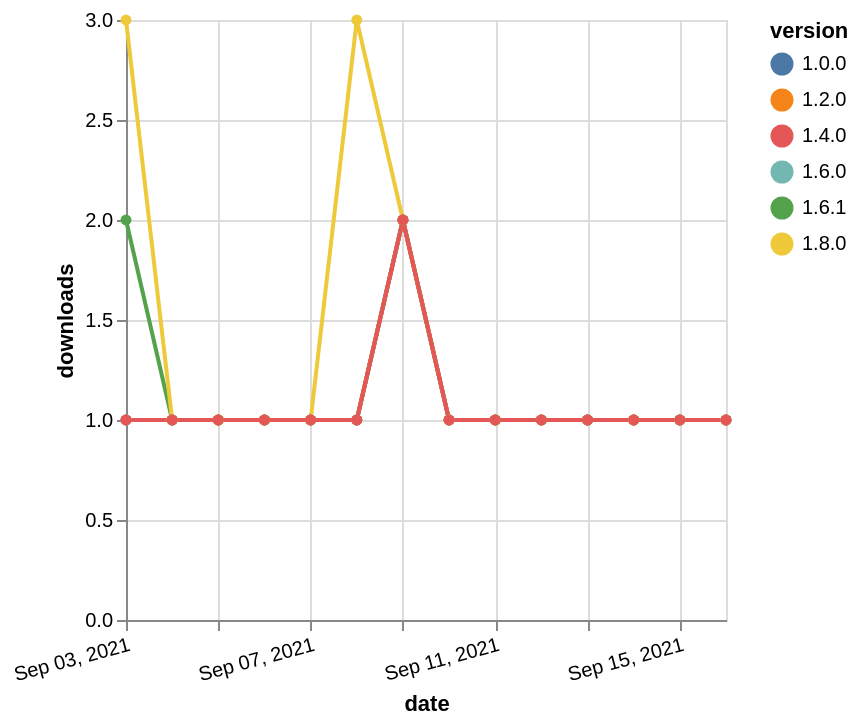

Describe this chart as a Vega-Lite specification.
### Vega-Lite specification from a JSON file in a GitHub repository (floating-point values rounded to 4 significant figures)
{"$schema": "https://vega.github.io/schema/vega-lite/v5.json", "description": "A simple bar chart with embedded data.", "data": {"values": [{"date": "2021-09-03", "total": 154, "delta": 1, "version": "1.6.0"}, {"date": "2021-09-04", "total": 155, "delta": 1, "version": "1.6.0"}, {"date": "2021-09-05", "total": 156, "delta": 1, "version": "1.6.0"}, {"date": "2021-09-06", "total": 157, "delta": 1, "version": "1.6.0"}, {"date": "2021-09-07", "total": 158, "delta": 1, "version": "1.6.0"}, {"date": "2021-09-08", "total": 159, "delta": 1, "version": "1.6.0"}, {"date": "2021-09-09", "total": 161, "delta": 2, "version": "1.6.0"}, {"date": "2021-09-10", "total": 162, "delta": 1, "version": "1.6.0"}, {"date": "2021-09-11", "total": 163, "delta": 1, "version": "1.6.0"}, {"date": "2021-09-12", "total": 164, "delta": 1, "version": "1.6.0"}, {"date": "2021-09-13", "total": 165, "delta": 1, "version": "1.6.0"}, {"date": "2021-09-14", "total": 166, "delta": 1, "version": "1.6.0"}, {"date": "2021-09-15", "total": 167, "delta": 1, "version": "1.6.0"}, {"date": "2021-09-16", "total": 168, "delta": 1, "version": "1.6.0"}, {"date": "2021-09-03", "total": 138, "delta": 2, "version": "1.6.1"}, {"date": "2021-09-04", "total": 139, "delta": 1, "version": "1.6.1"}, {"date": "2021-09-05", "total": 140, "delta": 1, "version": "1.6.1"}, {"date": "2021-09-06", "total": 141, "delta": 1, "version": "1.6.1"}, {"date": "2021-09-07", "total": 142, "delta": 1, "version": "1.6.1"}, {"date": "2021-09-08", "total": 143, "delta": 1, "version": "1.6.1"}, {"date": "2021-09-09", "total": 145, "delta": 2, "version": "1.6.1"}, {"date": "2021-09-10", "total": 146, "delta": 1, "version": "1.6.1"}, {"date": "2021-09-11", "total": 147, "delta": 1, "version": "1.6.1"}, {"date": "2021-09-12", "total": 148, "delta": 1, "version": "1.6.1"}, {"date": "2021-09-13", "total": 149, "delta": 1, "version": "1.6.1"}, {"date": "2021-09-14", "total": 150, "delta": 1, "version": "1.6.1"}, {"date": "2021-09-15", "total": 151, "delta": 1, "version": "1.6.1"}, {"date": "2021-09-16", "total": 152, "delta": 1, "version": "1.6.1"}, {"date": "2021-09-03", "total": 124, "delta": 3, "version": "1.8.0"}, {"date": "2021-09-04", "total": 125, "delta": 1, "version": "1.8.0"}, {"date": "2021-09-05", "total": 126, "delta": 1, "version": "1.8.0"}, {"date": "2021-09-06", "total": 127, "delta": 1, "version": "1.8.0"}, {"date": "2021-09-07", "total": 128, "delta": 1, "version": "1.8.0"}, {"date": "2021-09-08", "total": 131, "delta": 3, "version": "1.8.0"}, {"date": "2021-09-09", "total": 133, "delta": 2, "version": "1.8.0"}, {"date": "2021-09-10", "total": 134, "delta": 1, "version": "1.8.0"}, {"date": "2021-09-11", "total": 135, "delta": 1, "version": "1.8.0"}, {"date": "2021-09-12", "total": 136, "delta": 1, "version": "1.8.0"}, {"date": "2021-09-13", "total": 137, "delta": 1, "version": "1.8.0"}, {"date": "2021-09-14", "total": 138, "delta": 1, "version": "1.8.0"}, {"date": "2021-09-15", "total": 139, "delta": 1, "version": "1.8.0"}, {"date": "2021-09-16", "total": 140, "delta": 1, "version": "1.8.0"}, {"date": "2021-09-03", "total": 189, "delta": 1, "version": "1.0.0"}, {"date": "2021-09-04", "total": 190, "delta": 1, "version": "1.0.0"}, {"date": "2021-09-05", "total": 191, "delta": 1, "version": "1.0.0"}, {"date": "2021-09-06", "total": 192, "delta": 1, "version": "1.0.0"}, {"date": "2021-09-07", "total": 193, "delta": 1, "version": "1.0.0"}, {"date": "2021-09-08", "total": 194, "delta": 1, "version": "1.0.0"}, {"date": "2021-09-09", "total": 196, "delta": 2, "version": "1.0.0"}, {"date": "2021-09-10", "total": 197, "delta": 1, "version": "1.0.0"}, {"date": "2021-09-11", "total": 198, "delta": 1, "version": "1.0.0"}, {"date": "2021-09-12", "total": 199, "delta": 1, "version": "1.0.0"}, {"date": "2021-09-13", "total": 200, "delta": 1, "version": "1.0.0"}, {"date": "2021-09-14", "total": 201, "delta": 1, "version": "1.0.0"}, {"date": "2021-09-15", "total": 202, "delta": 1, "version": "1.0.0"}, {"date": "2021-09-16", "total": 203, "delta": 1, "version": "1.0.0"}, {"date": "2021-09-03", "total": 196, "delta": 1, "version": "1.2.0"}, {"date": "2021-09-04", "total": 197, "delta": 1, "version": "1.2.0"}, {"date": "2021-09-05", "total": 198, "delta": 1, "version": "1.2.0"}, {"date": "2021-09-06", "total": 199, "delta": 1, "version": "1.2.0"}, {"date": "2021-09-07", "total": 200, "delta": 1, "version": "1.2.0"}, {"date": "2021-09-08", "total": 201, "delta": 1, "version": "1.2.0"}, {"date": "2021-09-09", "total": 203, "delta": 2, "version": "1.2.0"}, {"date": "2021-09-10", "total": 204, "delta": 1, "version": "1.2.0"}, {"date": "2021-09-11", "total": 205, "delta": 1, "version": "1.2.0"}, {"date": "2021-09-12", "total": 206, "delta": 1, "version": "1.2.0"}, {"date": "2021-09-13", "total": 207, "delta": 1, "version": "1.2.0"}, {"date": "2021-09-14", "total": 208, "delta": 1, "version": "1.2.0"}, {"date": "2021-09-15", "total": 209, "delta": 1, "version": "1.2.0"}, {"date": "2021-09-16", "total": 210, "delta": 1, "version": "1.2.0"}, {"date": "2021-09-03", "total": 176, "delta": 1, "version": "1.4.0"}, {"date": "2021-09-04", "total": 177, "delta": 1, "version": "1.4.0"}, {"date": "2021-09-05", "total": 178, "delta": 1, "version": "1.4.0"}, {"date": "2021-09-06", "total": 179, "delta": 1, "version": "1.4.0"}, {"date": "2021-09-07", "total": 180, "delta": 1, "version": "1.4.0"}, {"date": "2021-09-08", "total": 181, "delta": 1, "version": "1.4.0"}, {"date": "2021-09-09", "total": 183, "delta": 2, "version": "1.4.0"}, {"date": "2021-09-10", "total": 184, "delta": 1, "version": "1.4.0"}, {"date": "2021-09-11", "total": 185, "delta": 1, "version": "1.4.0"}, {"date": "2021-09-12", "total": 186, "delta": 1, "version": "1.4.0"}, {"date": "2021-09-13", "total": 187, "delta": 1, "version": "1.4.0"}, {"date": "2021-09-14", "total": 188, "delta": 1, "version": "1.4.0"}, {"date": "2021-09-15", "total": 189, "delta": 1, "version": "1.4.0"}, {"date": "2021-09-16", "total": 190, "delta": 1, "version": "1.4.0"}]}, "width": "container", "mark": {"type": "line", "point": {"filled": true}}, "encoding": {"x": {"field": "date", "type": "temporal", "timeUnit": "yearmonthdate", "title": "date", "axis": {"labelAngle": -15}}, "y": {"field": "delta", "type": "quantitative", "title": "downloads"}, "color": {"field": "version", "type": "nominal"}, "tooltip": {"field": "delta"}}}
